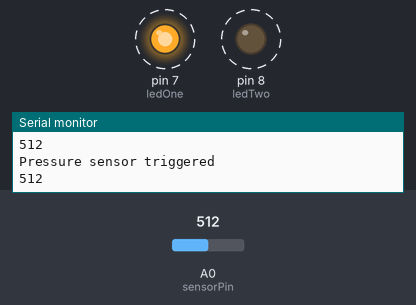
A sketch run on a simulated Arduino Uno, built with avr-gcc and run on an emulated ATmega328P. Shown: output pins drawn as LEDs (lit = HIGH), the last lines printed to the serial monitor. Dashed ring = blinking. The test bench sets the inputs (shaded band); at power-on: A0 (sensorPin) = 512. Random numbers use the default seed unless the sketch sets one.

Above: at 1.2 s.
1.9 s: A0 (sensorPin) set to 265
At 3.4 s:
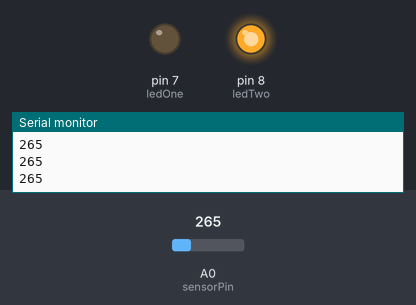
3.6 s: A0 (sensorPin) set to 234
At 5.0 s:
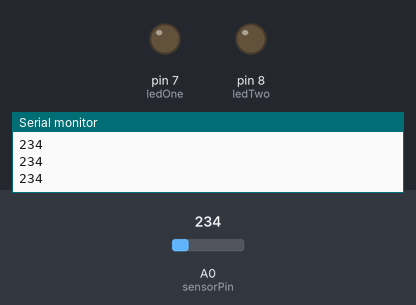
Timing chart, 0 to 6.6 s (numbered marks = the images above; inputs shaded):
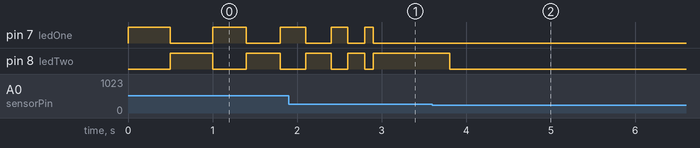

The sketch:

santa_pants.ino
```cpp
/*

Santa: Naughty or Nice

 */

int sensorPin = A0;
int ledOne = 7;
int ledTwo = 8;
int sensorValue = 0;
int sensorTriggerLevel = 250;

void setup() {
  // declare the ledPin as an OUTPUT:
  pinMode(ledOne, OUTPUT);
  pinMode(ledTwo, OUTPUT);
  Serial.begin(9600);
}

void loop()
{
  digitalWrite(ledOne, LOW);
  digitalWrite(ledTwo, LOW);

  if(isTriggered())
  {
    Serial.println("Pressure sensor triggered");
    for(int i=500; i>0; i-=100)
    {
      digitalWrite(ledOne, HIGH);
      digitalWrite(ledTwo, LOW);
      delay(i);
      digitalWrite(ledTwo, HIGH);
      digitalWrite(ledOne, LOW);
      delay(i);
      if(!isTriggered()) return;
    }
    makeDecision();
    while(isTriggered())
    {
      delay(400);
    }
  }
}

boolean isTriggered()
{
  // read the value from the sensor:
  sensorValue = analogRead(sensorPin);
  Serial.println(sensorValue);
  return sensorValue>sensorTriggerLevel;
}

void makeDecision()
{
  randomSeed(analogRead(1));
  int naughty = random(2);

  if(naughty)
  {
    digitalWrite(ledOne, HIGH);
    digitalWrite(ledTwo, LOW);
  }
  else
  {
    digitalWrite(ledTwo, HIGH);
    digitalWrite(ledOne, LOW);
  }
}
```

Measured:
- the behaviour switches between 251 and 250 on A0 (sensorPin) (found by bisection; images 1 and 2)
- after the input at 3.6 s, pin 8 (ledTwo): HIGH → LOW after 0.20 s
- by itself, pin 7 (ledOne): alternates HIGH for 0.45 s and LOW for 0.45 s
- by itself, pin 8 (ledTwo): alternates HIGH for 0.45 s and LOW for 0.40 s
